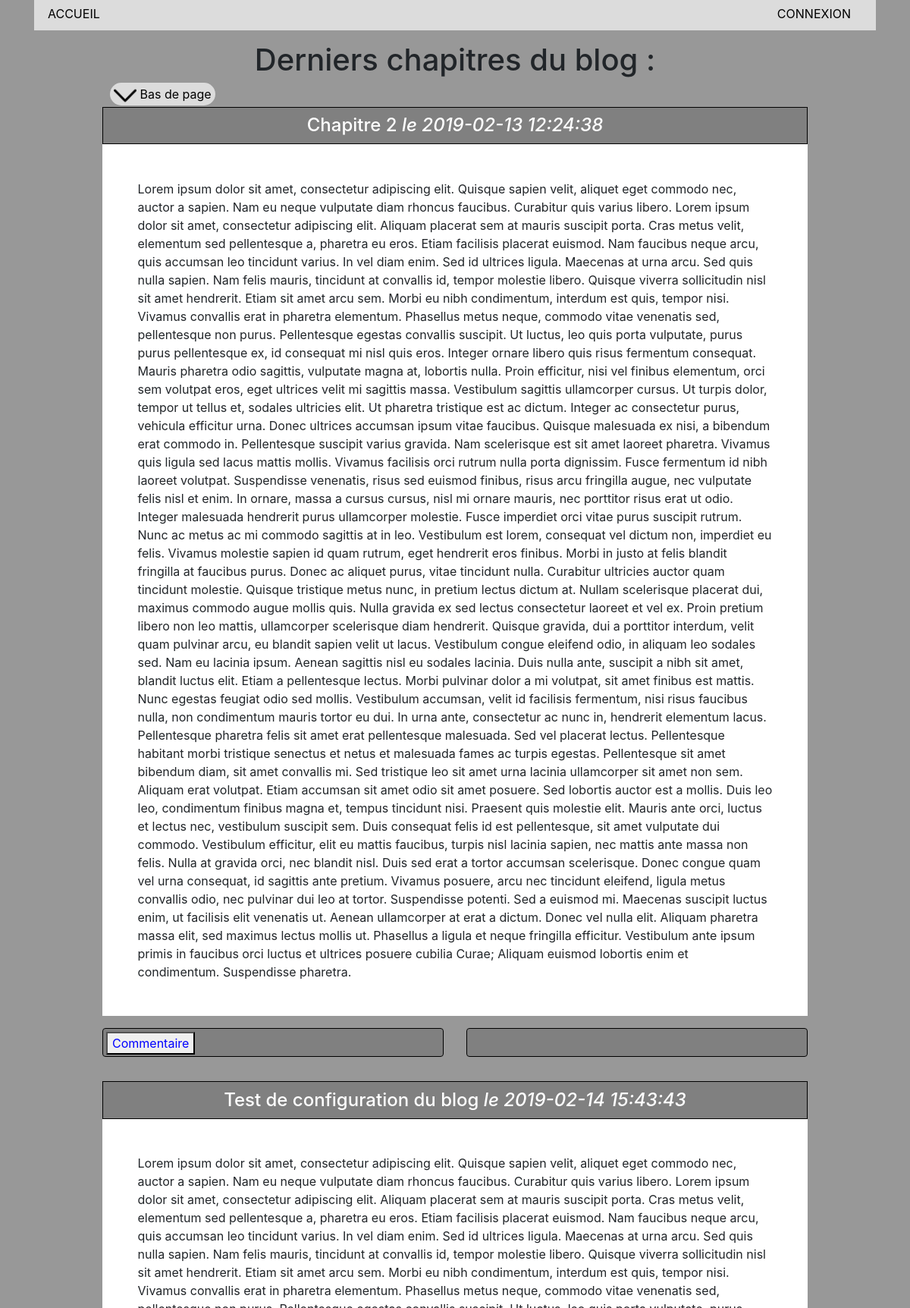
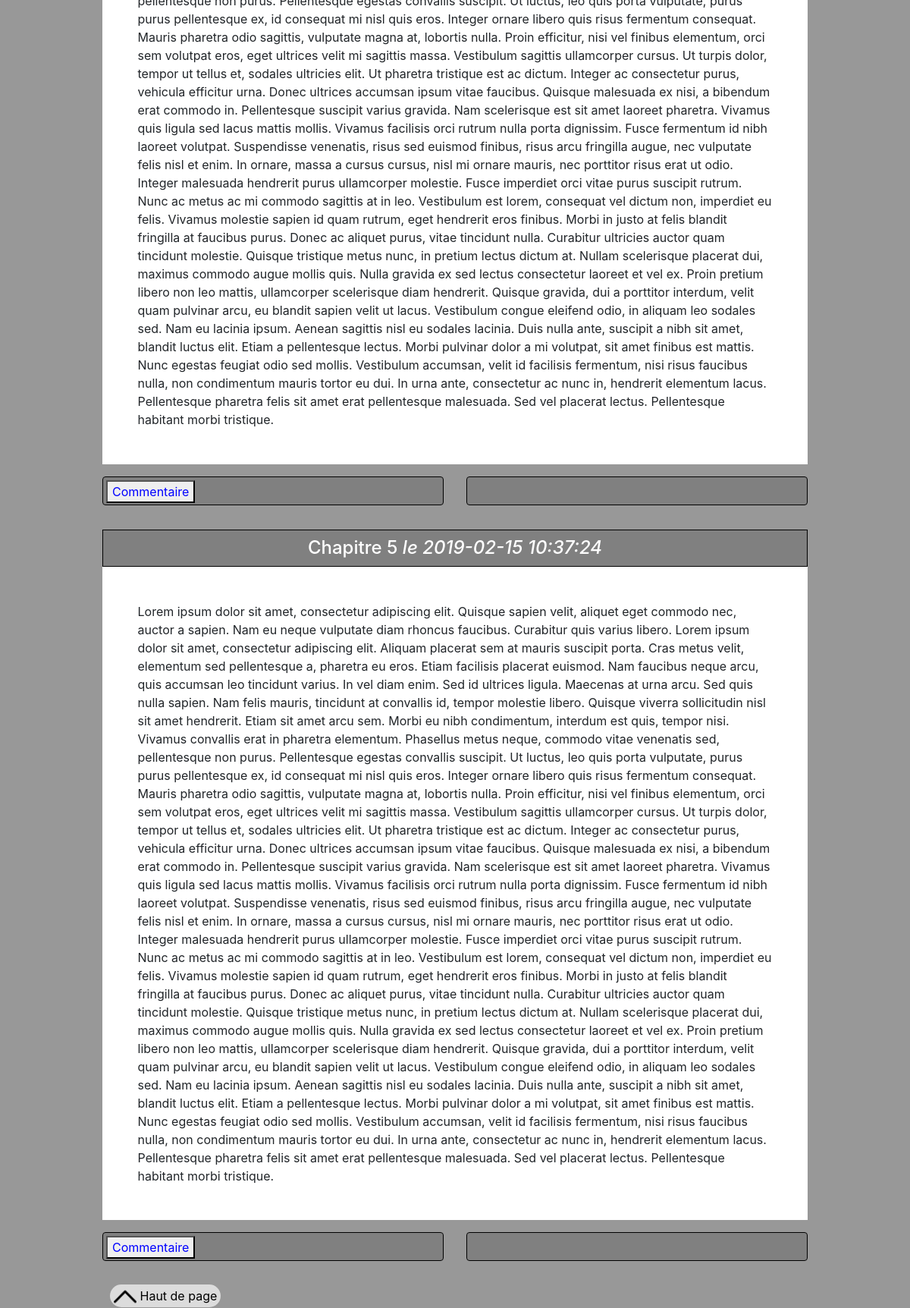
The page / on the database its author committed (2 pictures, top to bottom).
### tables this page shows
CREATE TABLE `chapter` (
  `id` int(11) NOT NULL,
  `title` varchar(255) NOT NULL,
  `content` text NOT NULL,
  `creation_date` datetime NOT NULL
);

### controller/controller.php (called while the page is built, shortened)
<?php
require_once('model/ChapterManager.php');
function listChapters()
{
    $chapterManager = new ChapterManager();
    $chapters = $chapterManager->getChapters();
    require('view\listChapterView.php');
}

### model/ChapterManager.php (called while the page is built, shortened)
<?php
class ChapterManager extends Manager
{
    public function getChapters()
    {
        $db = $this->dbConnect();
        $chapters = $db->query('SELECT id, title, content, creation_date FROM chapter  ORDER BY creation_date ASC');
        return $chapters;
    }
}

### view/listChapterView.php (the view, shortened to what this page needs)
<?php ob_start();
include('nav.php')
?>
<div class="news container">
    <h1>Derniers chapitres du blog : </h1>
    <a class=" down scroll" href="#"> <img src="assets\images\bas.png" alt="bas" width="30px">  Bas de page </a>
    <?php
    while ($data = $chapters->fetch())
    {
    ?>
    <h3>
        <?= htmlspecialchars($data['title']) ?>
        <em>le <?= $data['creation_date'] ?></em>
    </h3>
    <p>
        <?= nl2br(htmlspecialchars($data['content'])) ?>
    </p>
    <div class="row">
        <div class="col-md-6">
            <form class="form-control p-1" role="form" id="commBtn" method="POST"
                action="index.php?action=comment&id=<?= $data['id'] ?>">
                <button id="comBtn" name="comm">Commentaire</button>
            </form>
        </div>
        <div class="col-md-6">
            <form class="form-control p-1" role="form" id="suppButon" method="POST"
                action="index.php?action=supp&id=<?= $data['id']?>">
            </form>
        </div>
    </div>
    <?php
    }
    ?>
<a class=" up scroll" href="#"> <img src="assets\images\haut.png" alt="haut" width="30px">  Haut de page </a>
</div>
<?php $content = ob_get_clean(); ?>
<?php require('template.php'); ?>

### index.php (shortened to what this page needs)
<?php
require('controller/controller.php');
try{
    if (isset($_GET['action'])) {
        if ($_GET['action'] == 'register'){
            if (isset($_POST['reg_user'])) {
                $pseudo = htmlspecialchars($_POST['pseudo']);
                $password = htmlspecialchars($_POST['password_1']);
                $password_2 = htmlspecialchars($_POST['password_2']);
                if($password == $password_2) {
                    $password_1 = $password_2;
                }
                        else {
                            throw new Exception('les mots de passe ne correspondent pas');
                        }
                registerMember($pseudo, $password_1);
            }
        }
        elseif ($_GET['action'] == 'formRegister'){
            require('view/registerView.php');
        }
        elseif ($_GET['action'] == 'formLogin'){
            require('view/loginView.php');
        }
        if ($_GET['action'] == 'login'){
            if (isset($_POST['login_user'])) {
                $pseudo = htmlspecialchars($_POST['username']);
                $password = htmlspecialchars($_POST['password']);
                loginMember($pseudo, $password);
            }
        }
        elseif ($_GET['action'] == 'deco'){
            session_unset();
            session_destroy();
            listChapters();
        }
        elseif  ($_GET['action'] == 'formChapter'){
            require('view/postChapterView.php');
        }
        elseif ($_GET['action'] == 'addChapter') {
            if (!empty($_POST['title']) && !empty($_POST['content'])){
                $title = htmlspecialchars($_POST['title']);
                $content = htmlspecialchars($_POST['content']);
                addChapter($title,$content);
            }
            else {
                throw new Exception('Aucun texte de saisi');
            }
        }
        elseif ($_GET['action'] == 'retourChapitre'){
            listChapters();
        }
        elseif ($_GET['action'] == 'supp'){
            if (isset($_GET['id']) && $_GET['id'] > 0)
            {
                $deleteid = $_GET['id'];
                require('view/confirmSupView.php');
            }
        }
        elseif ($_GET['action'] == 'delete')
            {
            if (isset($_GET['id']) && $_GET['id'] > 0)
            {
                $deleteid = $_GET['id'];
                delChapter($deleteid);
            }
            else {
                throw new Exception('Aucun identifiant de billet envoyé');
            }
        }
        elseif ($_GET['action'] == 'comment')
            {
                if (isset($_GET['id']) && $_GET['id'] > 0)
                {
                    $id = $_GET['id'];
                    chapter($id);
                }
                else {
                    throw new Exception('Aucun identifiant de billet envoyé');
                }
        }
        elseif ($_GET['action'] == 'addComment') {
            if (isset($_GET['id']) && $_GET['id'] > 0)
            {
                    $id_chapter = $_GET['id'];
                if (isset($_POST['comment'])){
            $id_member= $_SESSION['id'];
            $comment = htmlspecialchars($_POST['comment']);
            addComment($comment,$id_chapter,$id_member);
                }
            }
        }
        elseif ($_GET['action'] == 'editForm'){
            if (isset($_GET['id']) && $_GET['id'] > 0) {
                $commentID = $_GET['id'];
                editForm();
            } else {
                throw new Exception('Erreur aucun id envoyer !');
            }
        }
        elseif ($_GET['action'] == 'editComment'){
            if (isset($_GET['id']) && $_GET['id'] > 0) {
                if (!empty($_POST['comment'])) {
                    editComment($_GET['id'], $_POST['comment'], $_GET['id_chapter']);
                }
                else {
                    throw new Exception('Tous les champs ne sont pas remplis !');
                }
            }
            else {
                throw new Exception('Aucun identifiant de commentaire envoyé');
            }
        }
        elseif ($_GET['action'] == 'deleteC')
            {
            if (isset($_GET['id']) && $_GET['id'] > 0)
            {
                $deleteid = $_GET['id'];
                delComment($deleteid,$_GET['id_chapter']);
            }
            else {
                throw new Exception('Aucun identifiant de billet envoyé');
            }
        }
    }
    else{
        listChapters();
    }
}
catch(Exception $e) {
    echo 'Erreur : ' . $e->getMessage();
}

### view/nav.php (shortened to what this page needs)
<div class="container">
    <div id="nav" class="flex">
    <ul class="d-flex p-2">
       <li> <a href="index.php?action=retourChapitre">ACCUEIL</a></li>
        <?php if(empty($_SESSION['pseudo'])) { ?>
        <li class="ml-auto"> <a href="index.php?action=formLogin">CONNEXION</a></li>
        <?php } ?>
    </ul>
    </div>
</div>

### view/template.php (shortened to what this page needs)
<!DOCTYPE html>
<html>
<head>
    <link rel="stylesheet" href="https://stackpath.bootstrapcdn.com/bootstrap/4.2.1/css/bootstrap.min.css"
>
    <link href="assets/css/style.css" rel="stylesheet" />
</head>
<body>
    <?= $content ?>
</body>
</html>

### assets/css/style.css (style rules this page uses)
body { background-color:rgb(152, 152, 152); }
h1,h2, h3 { text-align:center; }
h3 { background-color: #808080; color:white; font-size:1.5em; padding: 1%; margin-bottom:0px; }
.news p { background-color :#ffffff; padding: 5%; }
.news { width:80%; margin:auto; }
.news form { background-color:#808080; margin-bottom:2em; padding:1%; border: 1px solid black; }
.news h3 { background-color:#808080; padding:1%; border: 1px solid black; }
#nav { background-color:gainsboro; color: black; height: 40px; line-height: 20px; margin-bottom: 15px; }
#nav ul { list-style: none; }
a { text-decoration: none; color: rgb(0, 0, 0); margin-right: 25px; margin-left: 10px; }
#comBtn { color: blue; }
.scroll { background-color: gainsboro ; padding: 5px; border-radius: 25px; }

### rows shown on the page
chapter: title "Chapitre 2", creation_date "2019-02-13 12:24:38", content "Lorem ipsum dolor sit amet, consectetur adipiscing elit. Quisque sapien velit, aliquet eget commodo nec, auctor a sapien. Nam eu neque vulputate diam rhoncus faucibus. Curabitur quis varius libero. Lorem ipsum dolor sit amet, consectetur adipiscing elit. Aliquam placerat sem at mauris suscipit porta. Cras metus velit, elementum sed pellentesque a, pharetra eu eros. Etiam facilisis placerat euismod. Nam faucibus neque arcu, quis accumsan leo tincidunt varius. In vel diam enim. Sed id ultrices ligula. Maecenas at urna arcu. Sed quis nulla sapien. Nam felis mauris, tincidunt at convallis id, tempor molestie libero. Quisque viverra sollicitudin nisl sit amet hendrerit. Etiam sit amet arcu sem.…"
chapter: title "Test de configuration du blog", creation_date "2019-02-14 15:43:43", content "Lorem ipsum dolor sit amet, consectetur adipiscing elit. Quisque sapien velit, aliquet eget commodo nec, auctor a sapien. Nam eu neque vulputate diam rhoncus faucibus. Curabitur quis varius libero. Lorem ipsum dolor sit amet, consectetur adipiscing elit. Aliquam placerat sem at mauris suscipit porta. Cras metus velit, elementum sed pellentesque a, pharetra eu eros. Etiam facilisis placerat euismod. Nam faucibus neque arcu, quis accumsan leo tincidunt varius. In vel diam enim. Sed id ultrices ligula. Maecenas at urna arcu. Sed quis nulla sapien. Nam felis mauris, tincidunt at convallis id, tempor molestie libero. Quisque viverra sollicitudin nisl sit amet hendrerit. Etiam sit amet arcu sem.…"
chapter: title "Chapitre 5", creation_date "2019-02-15 10:37:24", content "Lorem ipsum dolor sit amet, consectetur adipiscing elit. Quisque sapien velit, aliquet eget commodo nec, auctor a sapien. Nam eu neque vulputate diam rhoncus faucibus. Curabitur quis varius libero. Lorem ipsum dolor sit amet, consectetur adipiscing elit. Aliquam placerat sem at mauris suscipit porta. Cras metus velit, elementum sed pellentesque a, pharetra eu eros. Etiam facilisis placerat euismod. Nam faucibus neque arcu, quis accumsan leo tincidunt varius. In vel diam enim. Sed id ultrices ligula. Maecenas at urna arcu. Sed quis nulla sapien. Nam felis mauris, tincidunt at convallis id, tempor molestie libero. Quisque viverra sollicitudin nisl sit amet hendrerit. Etiam sit amet arcu sem.…"
